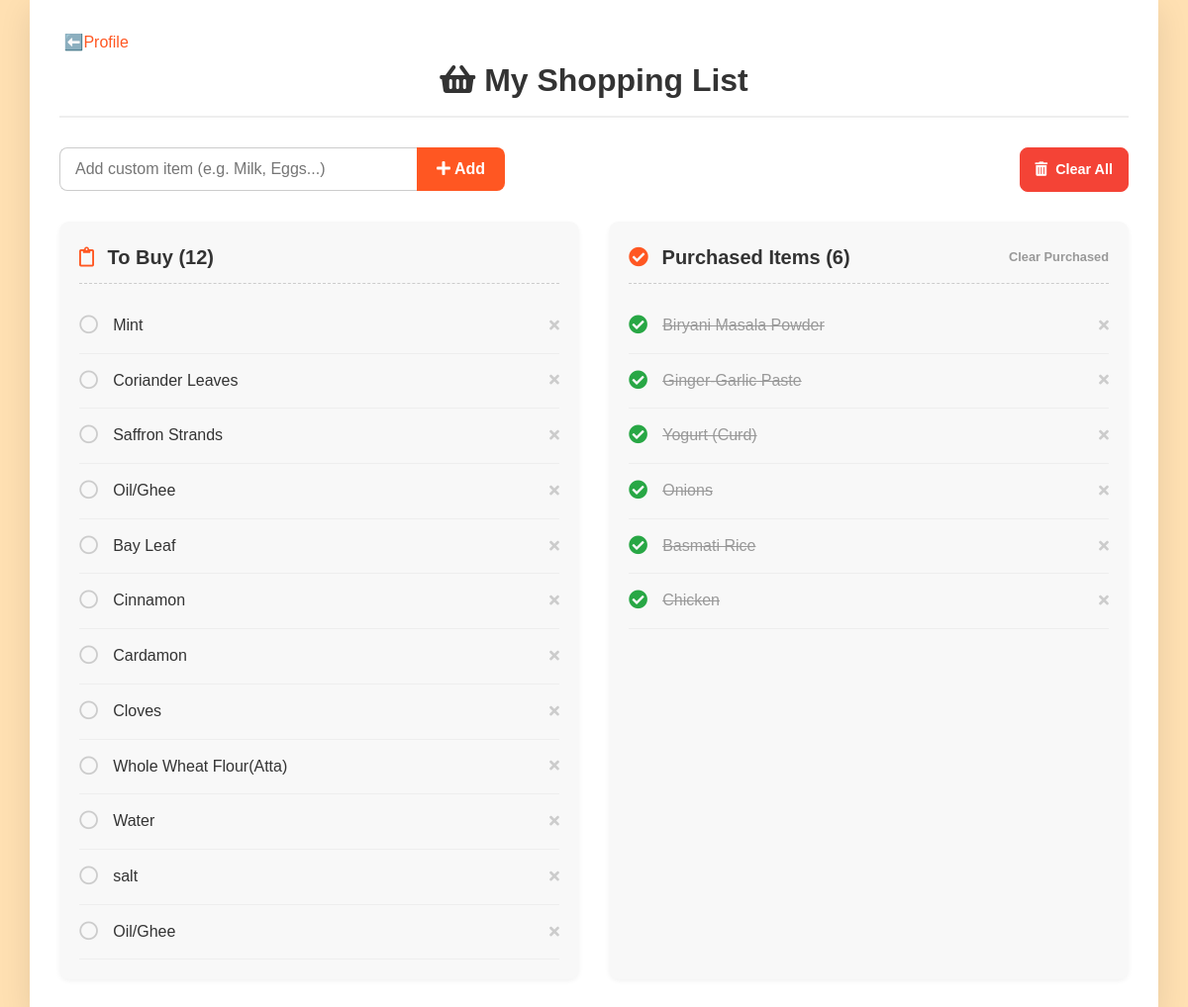
Before: /accounts/shopping-list/ (signed in) with the older database file.
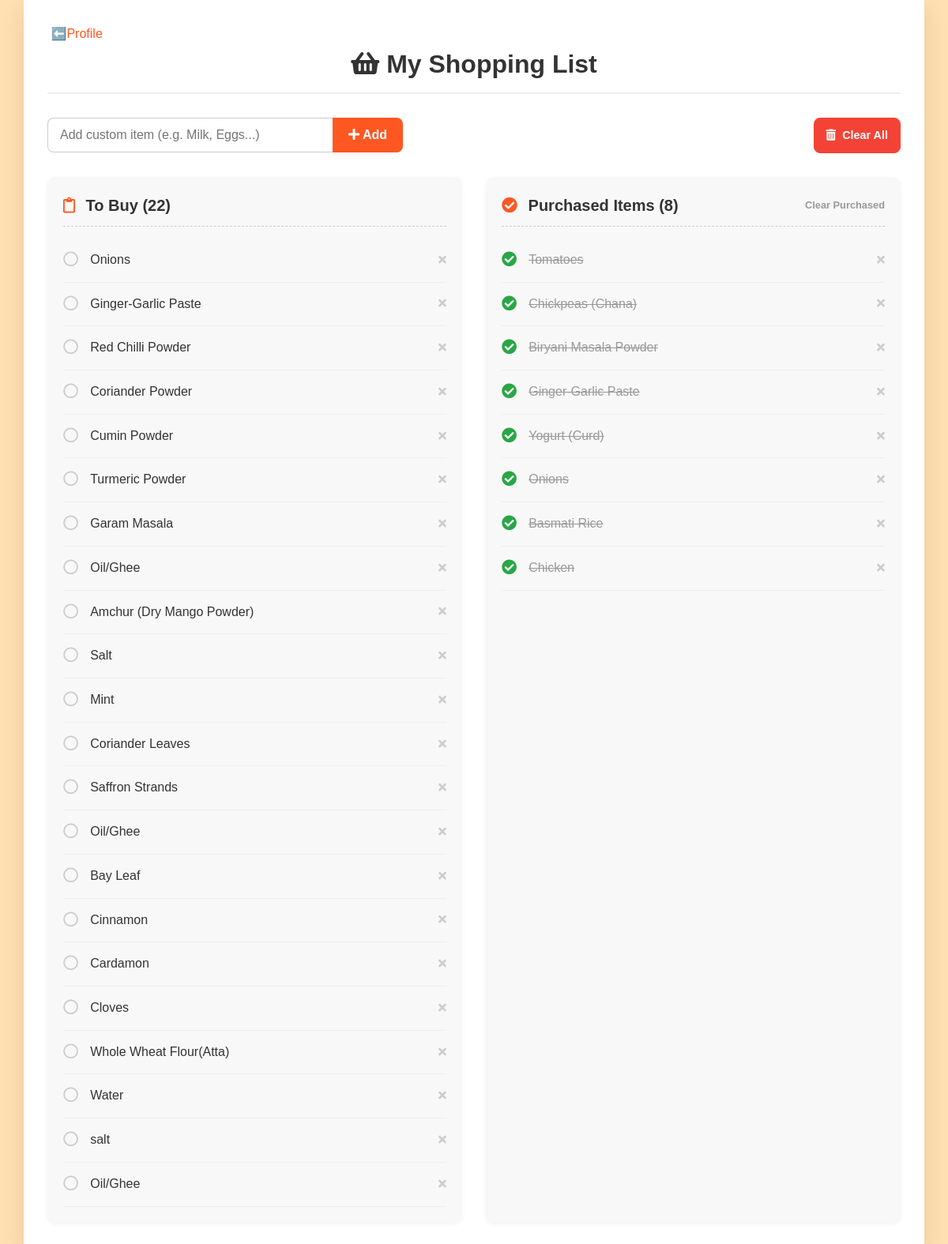
After: the same page with the newer database file.
### accounts/models.py (models this page shows, shortened)
class ShoppingListItem(models.Model):
    user = models.ForeignKey(User,on_delete=models.CASCADE,related_name='shopping_list')
    recipe = models.ForeignKey(Recipe, on_delete=models.SET_NULL, null=True, blank=True)
    name = models.CharField(max_length=255)
    quantity = models.CharField(max_length=50, blank=True, null=True)
    unit = models.CharField(max_length=50, blank=True, null=True)
    is_purchased = models.BooleanField(default=False)
    added_at = models.DateTimeField(auto_now_add=True)

### accounts/views.py (the view)
# urls.py: path('shopping-list/', views.shopping_list_view, name='shopping_list'),
@login_required
def shopping_list_view(request):
    all_items = ShoppingListItem.objects.filter(user=request.user)
    to_buy_items = all_items.filter(is_purchased=False).order_by('recipe__name', 'added_at')
    purchased_items = all_items.filter(is_purchased=True).order_by('-added_at') # Order by most recently purchased first
    context = {
        'to_buy_items': to_buy_items,
        'purchased_items': purchased_items,
        'active_tab': 'shopping_list',
        'has_any_items': all_items.exists(),
    }
    return render(request, 'accounts/shopping_list.html', context)

### accounts/templates/accounts/shopping_list.html (shortened to what this page needs)
{% load static %}
<!DOCTYPE html>
<html lang="en">
<head>
    <link rel="stylesheet" href="{% static 'style.css' %}">
    <link rel="stylesheet" href="https://cdnjs.cloudflare.com/ajax/libs/font-awesome/5.15.4/css/all.min.css">
</head>
<body>
<div class="shopping-page-wrapper">
    <div class="container shopping-card-container">
        <div class="header-top-bar">
            <a href="{% url 'profile' %}" class="logo-v2">
                 ⬅️Profile
            </a>
            <h1 class="shopping-main-title"><i class="fas fa-shopping-basket"></i> My Shopping List</h1>
        </div>
        <div class="shopping-header-v2">
            <form action="{% url 'add_custom_item' %}" method="POST" class="add-custom-form-v2">
                <input type="text" name="item_name" placeholder="Add custom item (e.g. Milk, Eggs...)" required>
                <button type="submit" class="btn-add-v2"><i class="fas fa-plus"></i> Add</button>
            </form>
            {% if has_any_items %}
            <a href="{% url 'clear_shopping_list' %}" class="btn-clear-all" onclick="return confirm('Are you sure you want to clear the entire list?');">
                <i class="fas fa-trash-alt"></i> Clear All  </a>
            {% endif %}
        </div>
        {% if has_any_items %}
        <div class="shopping-page-grid-v2">
            <div class="list-column-v2 to-buy-column">
                <div class="column-header-v2">
                    <h2><i class="far fa-clipboard"></i> To Buy ({{ to_buy_items|length }})</h2>
                </div>
                <div class="column-body-v2">
                    {% for item in to_buy_items %}
                        <div class="shopping-item-v3">
                            <a href="{% url 'toggle_purchased' item.id %}" class="check-action-v3" title="Mark as Purchased">
                                <i class="far fa-circle"></i>
                            </a>
                            <span class="item-name-v3">{{ item.name }}</span>
                            <a href="{% url 'delete_shopping_item' item.id %}" class="btn-delete-item-v3" onclick="return confirm('Remove {{ item.name }} from the list?');" title="Delete Item">
                                <i class="fas fa-times"></i>
                            </a>
                        </div>
                    {% empty %}
                        {% if purchased_items %}
                            <p class="empty-column-message purchased-all-msg">All items purchased! You're ready to cook! 🎉</p>
                        {% else %}
                            <p class="empty-column-message">Start by adding your first ingredient above.</p>
                        {% endif %}
                    {% endfor %}
                </div>
            </div>
            <div class="list-column-v2 purchased-column-v2">
                <div class="column-header-v2">
                    <h2><i class="fas fa-check-circle"></i> Purchased Items ({{ purchased_items|length }})</h2>
                    <a href="{% url 'clear_purchased' %}" class="btn-clear-purchased-v2" onclick="return confirm('Are you sure you want to clear all purchased items?');">Clear Purchased</a>
                </div>
                <div class="column-body-v2">
                    {% for item in purchased_items %}
                        <div class="shopping-item-v3 purchased-v3">
                            <a href="{% url 'toggle_purchased' item.id %}" class="check-action-v3" title="Move back to To Buy">
                                <i class="fas fa-check-circle"></i>
                            </a>
                            <span class="item-name-v3">{{ item.name }}</span>
                            <a href="{% url 'delete_shopping_item' item.id %}" class="btn-delete-item-v3" onclick="return confirm('Remove {{ item.name }} from the list?');" title="Delete Item">
                                <i class="fas fa-times"></i>
                            </a>
                        </div>
                    {% empty %}
                        <p class="empty-column-message">Nothing purchased yet. Click a circle on the left to move it here!</p>
                    {% endfor %}
                </div>
            </div>
        </div>
        {% endif %}
    </div>
</div>
</body>
</html>

### static/style.css (style rules this page uses)
:root { --primary-color: #ff5722; --secondary-color: #333; --text-color: #555; --light-bg: #f8f8f8; --white: #fff; --card-shadow: 0 4px 8px rgba(0, 0, 0, 0.05); }
html { scroll-behavior: smooth; }
* { box-sizing: border-box; margin: 0; padding: 0; }
body { font-family: Arial, sans-serif; line-height: 1.6; background-color: var(--light-bg); color: var(--text-color); }
a { text-decoration: none; color: var(--primary-color); transition: color 0.2s ease; }
h1, h2, h3 { color: var(--secondary-color); margin-bottom: 0.5em; }
.container { max-width: 1100px; margin: 20px auto; padding: 20px; background-color: var(--white); box-shadow: none; line-height: 1.6; }
.shopping-page-wrapper { background-color: #ffe0b2; min-height: 100vh; padding: 0; }
.shopping-card-container { max-width: 100%; background-color: var(--white); box-shadow: 0 10px 30px rgba(0, 0, 0, 0.1); padding: 30px; margin: 0 auto; min-height: 90vh; }
.shopping-main-title { font-size: 2em; color: var(--secondary-color); text-align: center; margin-bottom: 30px; padding-bottom: 10px; border-bottom: 2px solid #eee; }
.shopping-header-v2 { display: flex; gap: 15px; margin-bottom: 30px; flex-wrap: wrap; align-items: center; }
.add-custom-form-v2 { display: flex; flex-grow: 1; max-width: 450px; }
.add-custom-form-v2 input { flex-grow: 1; padding: 12px 15px; border: 1px solid #ccc; border-right: none; border-radius: 8px 0 0 8px; font-size: 1em; outline: none; transition: border-color 0.2s; }
.btn-add-v2 { background-color: var(--primary-color); color: var(--white); border: none; padding: 12px 20px; border-radius: 0 8px 8px 0; cursor: pointer; font-size: 1em; font-weight: bold; transition: background-color 0.2s; }
.btn-clear-all { padding: 10px 15px; border: 1px solid #f44336; background-color: #f44336; color: var(--white); border-radius: 8px; font-size: 0.9em; font-weight: 600; display: inline-flex; align-items: center; gap: 8px; transition: background-color 0.2s; margin-left: auto; }
.shopping-page-grid-v2 { display: grid; grid-template-columns: 1fr 1fr; gap: 30px; }
.list-column-v2 { background-color: var(--light-bg); border-radius: 10px; padding: 20px; box-shadow: 0 2px 5px rgba(0, 0, 0, 0.05); }
.column-header-v2 { display: flex; justify-content: space-between; align-items: center; margin-bottom: 15px; padding-bottom: 10px; border-bottom: 1px dashed #ccc; }
.column-header-v2 h2 { font-size: 1.25em; color: var(--secondary-color); margin-bottom: 0; }
.column-header-v2 i { color: var(--primary-color); margin-right: 8px; }
.btn-clear-purchased-v2 { font-size: 0.8em; font-weight: 600; color: #999; transition: color 0.2s; }
.shopping-item-v3 { display: flex; align-items: center; padding: 12px 0; border-bottom: 1px solid #eee; transition: background-color 0.2s; }
.check-action-v3 { flex-shrink: 0; font-size: 1.2em; color: #ccc; margin-right: 15px; cursor: pointer; transition: color 0.2s; }
.item-name-v3 { flex-grow: 1; font-size: 1em; color: var(--secondary-color); line-height: 1.3; }
.btn-delete-item-v3 { flex-shrink: 0; margin-left: 15px; font-size: 0.9em; color: #ccc; transition: color 0.2s; }
.shopping-item-v3.purchased-v3 .item-name-v3 { text-decoration: line-through; color: #999; }
.shopping-item-v3.purchased-v3 .check-action-v3 { color: #28a745; }
@media screen and (max-width: 1200px) { .container { max-width: 95%; } }

### accounts/templates/accounts/shopping_list.html (style rules this page uses)
body { background-color: #ffe0b2; }
html, body { height: 100%; margin: 0; }

Changed rows visible on the page:
added ShoppingListItem: name "Onions", shown under "To Buy (22)"
added ShoppingListItem: name "Ginger-Garlic Paste", shown under "To Buy (22)"
added ShoppingListItem: name "Red Chilli Powder", shown under "To Buy (22)"
added ShoppingListItem: name "Coriander Powder", shown under "To Buy (22)"
added ShoppingListItem: name "Cumin Powder", shown under "To Buy (22)"
added ShoppingListItem: name "Turmeric Powder", shown under "To Buy (22)"
added ShoppingListItem: name "Garam Masala", shown under "To Buy (22)"
added ShoppingListItem: name "Oil/Ghee", shown under "To Buy (22)"
added ShoppingListItem: name "Amchur (Dry Mango Powder)", shown under "To Buy (22)"
added ShoppingListItem: name "Salt", shown under "To Buy (22)"
added ShoppingListItem: name "Tomatoes", shown under "Purchased Items (8)"
added ShoppingListItem: name "Chickpeas (Chana)", shown under "Purchased Items (8)"
Other visible differences:
{{ to_buy_items|length }}: "12" → "22"
{{ purchased_items|length }}: "6" → "8"
